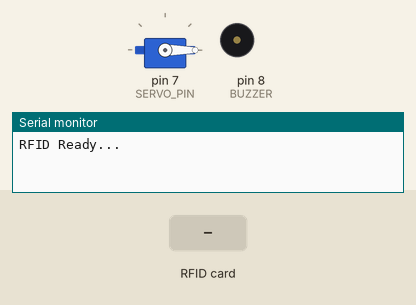
This sketch was run on a simulated Arduino Uno, built with avr-gcc and run on an emulated ATmega328P. Parts: servo, buzzer (waves = sounding), the last lines printed to the serial monitor. The inputs (shaded band) are chosen by the test bench.

Above: at 1.2 s.
1.3 s: RFID card 5E 7A 19 C4 held to the reader
2.8 s: RFID card 5E 7A 19 C4 held to the reader
At 3.3 s:
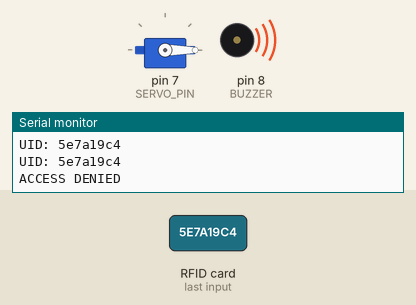
Timing chart, 0 to 5.8 s (numbered marks = the images above; inputs shaded):
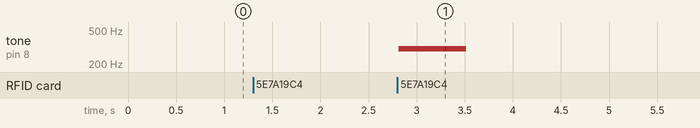

Measured:
- after the input at 2.8 s, tone on pin 8 (BUZZER): silent → 300 Hz at once, → silent 0.70 s later

The sketch:

RFID_Toll_System.ino
```cpp
// (licence header left out)
#include <SPI.h>
#include <MFRC522.h>
#include <Servo.h>

// Pin Definitions
#define SS_PIN 10        // RFID SDA / SS
#define RST_PIN 9        // RFID Reset
#define SERVO_PIN 7      // Servo control pin
#define BUZZER 8         // Buzzer pin

// Object Creation
MFRC522 rfid(SS_PIN, RST_PIN);
Servo lockServo;

// Master Tag UID (Authorized Card)
String masterTag = "626d5";  // Replace with your RFID UID

unsigned long lastAction = 0;  // Prevent rapid repeated scans

// Setup Function
void setup() {

  Serial.begin(9600);     // Start Serial Monitor
  SPI.begin();            // Initialize SPI bus
  rfid.PCD_Init();        // Initialize RFID module

  lockServo.attach(SERVO_PIN);
  lockServo.write(0);     // Gate locked position

  pinMode(BUZZER, OUTPUT);

  Serial.println("RFID Ready...");
}

// Main Loop
void loop() {

  // Check if new card is present
  if (!rfid.PICC_IsNewCardPresent()) return;
  if (!rfid.PICC_ReadCardSerial()) return;

  // Read Card UID
  String tagID = "";
  for (byte i = 0; i < rfid.uid.size; i++) {
    tagID += String(rfid.uid.uidByte[i], HEX);
  }

  Serial.print("UID: ");
  Serial.println(tagID);

  // Prevent repeated scans within 1.5 seconds
  if (millis() - lastAction < 1500) return;

  // Access Control Logic

  // Authorized Card
  if (tagID == masterTag) {
    Serial.println("ACCESS GRANTED");
    successBeep();        // Success tone

    lockServo.write(90);  // Open gate
    delay(2000);          // Keep gate open
    lockServo.write(0);   // Close gate
  }

  // Unauthorized Card
  else {
    Serial.println("ACCESS DENIED");
    errorBeep();          // Error tone
  }

  lastAction = millis();
}

// Buzzer Functions

// Success tone
void successBeep() {
  tone(BUZZER, 1000);
  delay(150);
  noTone(BUZZER);
}

// Error tone
void errorBeep() {
  tone(BUZZER, 300);
  delay(700);
  noTone(BUZZER);
}
```
